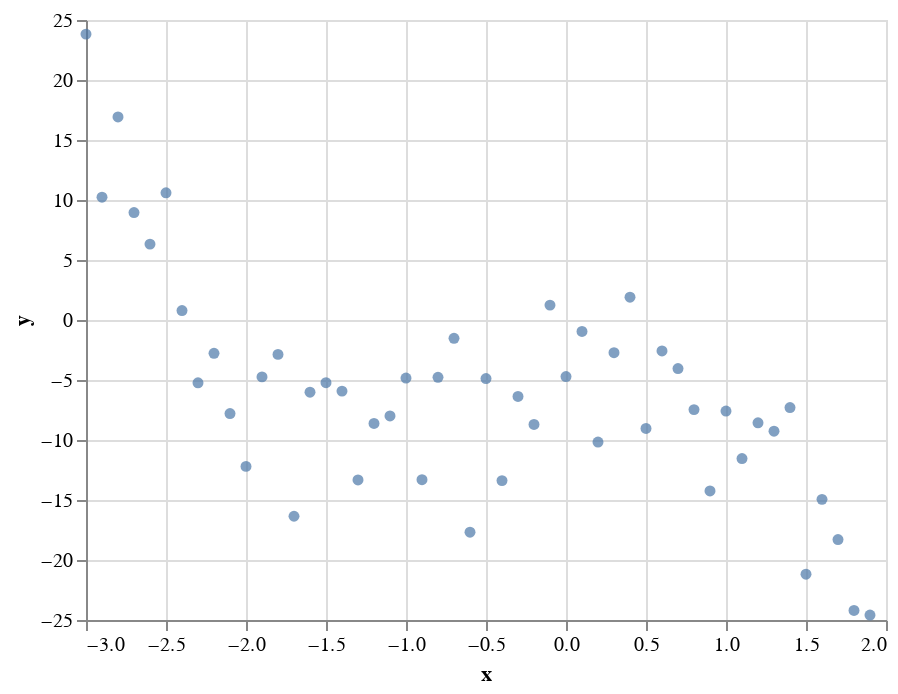

The cell this chart's notebook holds for it:
### Markdown cell above
Notice how this data approximately follows a cubic curve (but certainly doesn't lie on it perfectly).

### Code cell
c1 = alt.Chart(df).mark_circle().encode(
    x="x",
    y="y"
)

c1

### Figure 1 — Vega-Lite specification as saved in the notebook (floating-point values rounded to 4 significant figures)
{"config": {"view": {"continuousWidth": 400, "continuousHeight": 300}}, "data": {"name": "data-dae704ec33fdd0f59cc04c6673678175"}, "mark": "circle", "encoding": {"x": {"field": "x", "type": "quantitative"}, "y": {"field": "y", "type": "quantitative"}}, "$schema": "https://vega.github.io/schema/vega-lite/v4.17.0.json", "datasets": {"data-dae704ec33fdd0f59cc04c6673678175": [{"x": -3.0, "y_true": 19.0, "y": 23.82}, {"x": -2.9, "y_true": 15.65, "y": 10.24}, {"x": -2.8, "y_true": 12.58, "y": 16.92}, {"x": -2.7, "y_true": 9.796, "y": 8.955}, {"x": -2.6, "y_true": 7.272, "y": 6.324}, {"x": -2.5, "y_true": 5.0, "y": 10.6}, {"x": -2.4, "y_true": 2.968, "y": 0.7841}, {"x": -2.3, "y_true": 1.164, "y": -5.234}, {"x": -2.2, "y_true": -0.424, "y": -2.771}, {"x": -2.1, "y_true": -1.808, "y": -7.792}, {"x": -2.0, "y_true": -3.0, "y": -12.2}, {"x": -1.9, "y_true": -4.012, "y": -4.74}, {"x": -1.8, "y_true": -4.856, "y": -2.865}, {"x": -1.7, "y_true": -5.544, "y": -16.35}, {"x": -1.6, "y_true": -6.088, "y": -6.016}, {"x": -1.5, "y_true": -6.5, "y": -5.224}, {"x": -1.4, "y_true": -6.792, "y": -5.926}, {"x": -1.3, "y_true": -6.976, "y": -13.33}, {"x": -1.2, "y_true": -7.064, "y": -8.619}, {"x": -1.1, "y_true": -7.068, "y": -7.999}, {"x": -1.0, "y_true": -7.0, "y": -4.835}, {"x": -0.9, "y_true": -6.872, "y": -13.31}, {"x": -0.8, "y_true": -6.696, "y": -4.779}, {"x": -0.7, "y_true": -6.484, "y": -1.525}, {"x": -0.6, "y_true": -6.248, "y": -17.69}, {"x": -0.5, "y_true": -6.0, "y": -4.88}, {"x": -0.4, "y_true": -5.752, "y": -13.39}, {"x": -0.3, "y_true": -5.516, "y": -6.368}, {"x": -0.2, "y_true": -5.304, "y": -8.705}, {"x": -0.1, "y_true": -5.128, "y": 1.24}, {"x": 2.665e-15, "y_true": -5.0, "y": -4.714}, {"x": 0.1, "y_true": -4.932, "y": -0.9556}, {"x": 0.2, "y_true": -4.936, "y": -10.17}, {"x": 0.3, "y_true": -5.024, "y": -2.721}, {"x": 0.4, "y_true": -5.208, "y": 1.904}, {"x": 0.5, "y_true": -5.5, "y": -9.036}, {"x": 0.6, "y_true": -5.912, "y": -2.583}, {"x": 0.7, "y_true": -6.456, "y": -4.049}, {"x": 0.8, "y_true": -7.144, "y": -7.467}, {"x": 0.9, "y_true": -7.988, "y": -14.25}, {"x": 1.0, "y_true": -9.0, "y": -7.584}, {"x": 1.1, "y_true": -10.19, "y": -11.54}, {"x": 1.2, "y_true": -11.58, "y": -8.566}, {"x": 1.3, "y_true": -13.16, "y": -9.27}, {"x": 1.4, "y_true": -14.97, "y": -7.295}, {"x": 1.5, "y_true": -17.0, "y": -21.18}, {"x": 1.6, "y_true": -19.27, "y": -14.95}, {"x": 1.7, "y_true": -21.8, "y": -18.29}, {"x": 1.8, "y_true": -24.58, "y": -24.21}, {"x": 1.9, "y_true": -27.65, "y": -24.59}]}}
